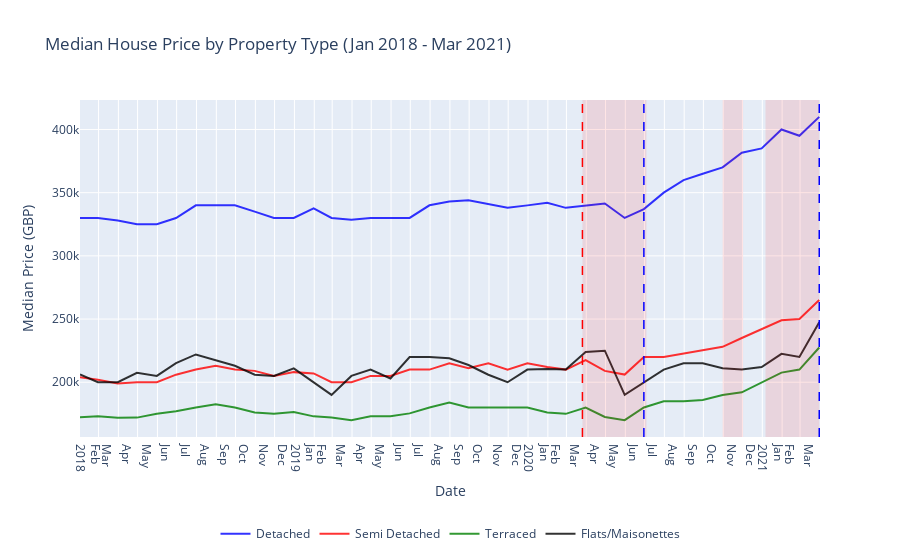

Notebook source saved alongside this figure:
### Markdown cell above
Plotting of Property Types - Median Price

### Code cell
#Creating a new figure
fig = go.Figure()

#Adding line for detached houses
fig.add_trace(go.Scatter(
    x=detached.index,
    y=detached['Median Price'],
    name = "Detached",
    line = dict(color = 'blue'),
    opacity = 0.8))

#Adding line for Semi-detached houses
fig.add_trace(go.Scatter(
    x=semi_detached.index,
    y=semi_detached['Median Price'],
    name = "Semi Detached",
    line = dict(color = 'red'),
    opacity = 0.8))

#Adding line for terraced houses
fig.add_trace(go.Scatter(
    x=Terraced.index,
    y=Terraced['Median Price'],
    name = "Terraced",
    line = dict(color = 'Green'),
    opacity = 0.8))

#Adding line for flats
fig.add_trace(go.Scatter(
    x=Flat.index,
    y=Flat['Median Price'],
    name = "Flats/Maisonettes",
    line = dict(color = 'black'),
    opacity = 0.8))

#Inserting shaded area to denote first lockdown
fig.add_vrect(x0="2020-03-26", x1="2020-07-04",fillcolor="red", opacity=0.1, line_width=0)
#Inserting shaded area to denote second lockdown
fig.add_vrect(x0="2020-10-31", x1="2020-12-02",fillcolor="red", opacity=0.1, line_width=0)
#Inserting shaded area to denote third lockdon
fig.add_vrect(x0="2021-01-06", x1="2021-03-31",fillcolor="red", opacity=0.1, line_width=0)

#Inserting line for First Lockdown
fig.add_vline(x = datetime.strptime('26-03-2020', '%d-%m-%Y'),line_width=1.5, line_dash="dash", line_color="red")
#Inserting line for Stampt duty holiday start
fig.add_vline(x = datetime.strptime('30-06-2020','%d-%m-%Y'),line_width=1.5, line_dash="dash", line_color="blue")
#Inserting line for Stampt duty holiday end
fig.add_vline(x = datetime.strptime('31-03-2021', '%d-%m-%Y'),line_width=1.5, line_dash="dash", line_color="blue")


#Adding figure and axis titles
fig.update_layout(
    title="Median House Price by Property Type (Jan 2018 - Mar 2021)",
    xaxis_title="Date",
    yaxis_title="Median Price (GBP)")

#Updating x-axis ticks to be months
fig.update_xaxes(
    dtick="M1",
    tickformat="%b\n%Y",
    ticklabelmode="period")

#Rearranging legend to bottom of figure
fig.update_layout(legend=dict(
    orientation="h",
    yanchor="bottom",
    y=-0.33,
    xanchor="center",
    x=0.5
))

#Displaying figure
fig.show()

### Figure 1 — Plotly figure (JSON) as saved in the notebook; plotly's stock layout.template omitted (floating-point values rounded to 4 significant figures)
{"data": [{"line": {"color": "blue"}, "name": "Detached", "opacity": 0.8, "type": "scatter", "x": ["2018-01-31T00:00:00", "2018-02-28T00:00:00", "2018-03-31T00:00:00", "2018-04-30T00:00:00", "2018-05-31T00:00:00", "2018-06-30T00:00:00", "2018-07-31T00:00:00", "2018-08-31T00:00:00", "2018-09-30T00:00:00", "2018-10-31T00:00:00", "2018-11-30T00:00:00", "2018-12-31T00:00:00", "2019-01-31T00:00:00", "2019-02-28T00:00:00", "2019-03-31T00:00:00", "2019-04-30T00:00:00", "2019-05-31T00:00:00", "2019-06-30T00:00:00", "2019-07-31T00:00:00", "2019-08-31T00:00:00", "2019-09-30T00:00:00", "2019-10-31T00:00:00", "2019-11-30T00:00:00", "2019-12-31T00:00:00", "2020-01-31T00:00:00", "2020-02-29T00:00:00", "2020-03-31T00:00:00", "2020-04-30T00:00:00", "2020-05-31T00:00:00", "2020-06-30T00:00:00", "2020-07-31T00:00:00", "2020-08-31T00:00:00", "2020-09-30T00:00:00", "2020-10-31T00:00:00", "2020-11-30T00:00:00", "2020-12-31T00:00:00", "2021-01-31T00:00:00", "2021-02-28T00:00:00", "2021-03-31T00:00:00"], "y": [329995, 330000, 328000, 325000, 325000, 329950, 340000, 340000, 340000, 334995, 330000, 330000, 337500, 329995, 328500, 330000, 329995, 330000, 340000, 343000, 343999, 341000, 338000, 339950, 342000, 338000, 340000, 341500, 330000, 337000, 350000, 360000, 365000, 370000, 381550, 385000, 400000, 395000, 410000]}, {"line": {"color": "red"}, "name": "Semi Detached", "opacity": 0.8, "type": "scatter", "x": ["2018-01-31T00:00:00", "2018-02-28T00:00:00", "2018-03-31T00:00:00", "2018-04-30T00:00:00", "2018-05-31T00:00:00", "2018-06-30T00:00:00", "2018-07-31T00:00:00", "2018-08-31T00:00:00", "2018-09-30T00:00:00", "2018-10-31T00:00:00", "2018-11-30T00:00:00", "2018-12-31T00:00:00", "2019-01-31T00:00:00", "2019-02-28T00:00:00", "2019-03-31T00:00:00", "2019-04-30T00:00:00", "2019-05-31T00:00:00", "2019-06-30T00:00:00", "2019-07-31T00:00:00", "2019-08-31T00:00:00", "2019-09-30T00:00:00", "2019-10-31T00:00:00", "2019-11-30T00:00:00", "2019-12-31T00:00:00", "2020-01-31T00:00:00", "2020-02-29T00:00:00", "2020-03-31T00:00:00", "2020-04-30T00:00:00", "2020-05-31T00:00:00", "2020-06-30T00:00:00", "2020-07-31T00:00:00", "2020-08-31T00:00:00", "2020-09-30T00:00:00", "2020-10-31T00:00:00", "2020-11-30T00:00:00", "2020-12-31T00:00:00", "2021-01-31T00:00:00", "2021-02-28T00:00:00", "2021-03-31T00:00:00"], "y": [203895, 201950, 198995, 200000, 200000, 206000, 210000, 213000, 210000, 208995, 205000, 208000, 207000, 200000, 200000, 205000, 205000, 210000, 210000, 215000, 211000, 214995, 210000, 214995, 212000, 210000, 217500, 209000, 206050, 220000, 220000, 222500, 225000, 228000, 235000, 242000, 249000, 250000, 265000]}, {"line": {"color": "Green"}, "name": "Terraced", "opacity": 0.8, "type": "scatter", "x": ["2018-01-31T00:00:00", "2018-02-28T00:00:00", "2018-03-31T00:00:00", "2018-04-30T00:00:00", "2018-05-31T00:00:00", "2018-06-30T00:00:00", "2018-07-31T00:00:00", "2018-08-31T00:00:00", "2018-09-30T00:00:00", "2018-10-31T00:00:00", "2018-11-30T00:00:00", "2018-12-31T00:00:00", "2019-01-31T00:00:00", "2019-02-28T00:00:00", "2019-03-31T00:00:00", "2019-04-30T00:00:00", "2019-05-31T00:00:00", "2019-06-30T00:00:00", "2019-07-31T00:00:00", "2019-08-31T00:00:00", "2019-09-30T00:00:00", "2019-10-31T00:00:00", "2019-11-30T00:00:00", "2019-12-31T00:00:00", "2020-01-31T00:00:00", "2020-02-29T00:00:00", "2020-03-31T00:00:00", "2020-04-30T00:00:00", "2020-05-31T00:00:00", "2020-06-30T00:00:00", "2020-07-31T00:00:00", "2020-08-31T00:00:00", "2020-09-30T00:00:00", "2020-10-31T00:00:00", "2020-11-30T00:00:00", "2020-12-31T00:00:00", "2021-01-31T00:00:00", "2021-02-28T00:00:00", "2021-03-31T00:00:00"], "y": [172250, 173000, 171995, 172000, 175000, 177000, 180000, 182500, 180000, 176000, 175000, 176396, 173000, 172000, 170000, 173000, 173000, 175360, 180000, 184000, 180000, 179890, 179950, 180000, 176000, 175000, 180000, 172500, 170000, 180000, 185000, 185000, 186000, 189950, 192000, 200000, 207600, 210000, 227500]}, {"line": {"color": "black"}, "name": "Flats/Maisonettes", "opacity": 0.8, "type": "scatter", "x": ["2018-01-31T00:00:00", "2018-02-28T00:00:00", "2018-03-31T00:00:00", "2018-04-30T00:00:00", "2018-05-31T00:00:00", "2018-06-30T00:00:00", "2018-07-31T00:00:00", "2018-08-31T00:00:00", "2018-09-30T00:00:00", "2018-10-31T00:00:00", "2018-11-30T00:00:00", "2018-12-31T00:00:00", "2019-01-31T00:00:00", "2019-02-28T00:00:00", "2019-03-31T00:00:00", "2019-04-30T00:00:00", "2019-05-31T00:00:00", "2019-06-30T00:00:00", "2019-07-31T00:00:00", "2019-08-31T00:00:00", "2019-09-30T00:00:00", "2019-10-31T00:00:00", "2019-11-30T00:00:00", "2019-12-31T00:00:00", "2020-01-31T00:00:00", "2020-02-29T00:00:00", "2020-03-31T00:00:00", "2020-04-30T00:00:00", "2020-05-31T00:00:00", "2020-06-30T00:00:00", "2020-07-31T00:00:00", "2020-08-31T00:00:00", "2020-09-30T00:00:00", "2020-10-31T00:00:00", "2020-11-30T00:00:00", "2020-12-31T00:00:00", "2021-01-31T00:00:00", "2021-02-28T00:00:00", "2021-03-31T00:00:00"], "y": [206100, 200000, 200000, 207500, 205000, 215100, 222000, 217500, 213000, 205995, 205000, 211000, 200000, 190000, 205000, 210000, 203000, 220000, 220000, 219000, 213640, 205950, 200000, 210000, 210600.0, 210000, 224000, 225000.0, 190000, 199950, 210000, 215000, 215000, 211000, 210000, 212000, 222500, 220000, 247500]}], "layout": {"legend": {"orientation": "h", "x": 0.5, "xanchor": "center", "y": -0.33, "yanchor": "bottom"}, "shapes": [{"fillcolor": "red", "line": {"width": 0}, "opacity": 0.1, "type": "rect", "x0": "2020-03-26", "x1": "2020-07-04", "xref": "x", "y0": 0, "y1": 1, "yref": "y domain"}, {"fillcolor": "red", "line": {"width": 0}, "opacity": 0.1, "type": "rect", "x0": "2020-10-31", "x1": "2020-12-02", "xref": "x", "y0": 0, "y1": 1, "yref": "y domain"}, {"fillcolor": "red", "line": {"width": 0}, "opacity": 0.1, "type": "rect", "x0": "2021-01-06", "x1": "2021-03-31", "xref": "x", "y0": 0, "y1": 1, "yref": "y domain"}, {"line": {"color": "red", "dash": "dash", "width": 1.5}, "type": "line", "x0": "2020-03-26T00:00:00", "x1": "2020-03-26T00:00:00", "xref": "x", "y0": 0, "y1": 1, "yref": "y domain"}, {"line": {"color": "blue", "dash": "dash", "width": 1.5}, "type": "line", "x0": "2020-06-30T00:00:00", "x1": "2020-06-30T00:00:00", "xref": "x", "y0": 0, "y1": 1, "yref": "y domain"}, {"line": {"color": "blue", "dash": "dash", "width": 1.5}, "type": "line", "x0": "2021-03-31T00:00:00", "x1": "2021-03-31T00:00:00", "xref": "x", "y0": 0, "y1": 1, "yref": "y domain"}], "title": {"text": "Median House Price by Property Type (Jan 2018 - Mar 2021)"}, "xaxis": {"dtick": "M1", "tickformat": "%b\n%Y", "ticklabelmode": "period", "title": {"text": "Date"}}, "yaxis": {"title": {"text": "Median Price (GBP)"}}}}
